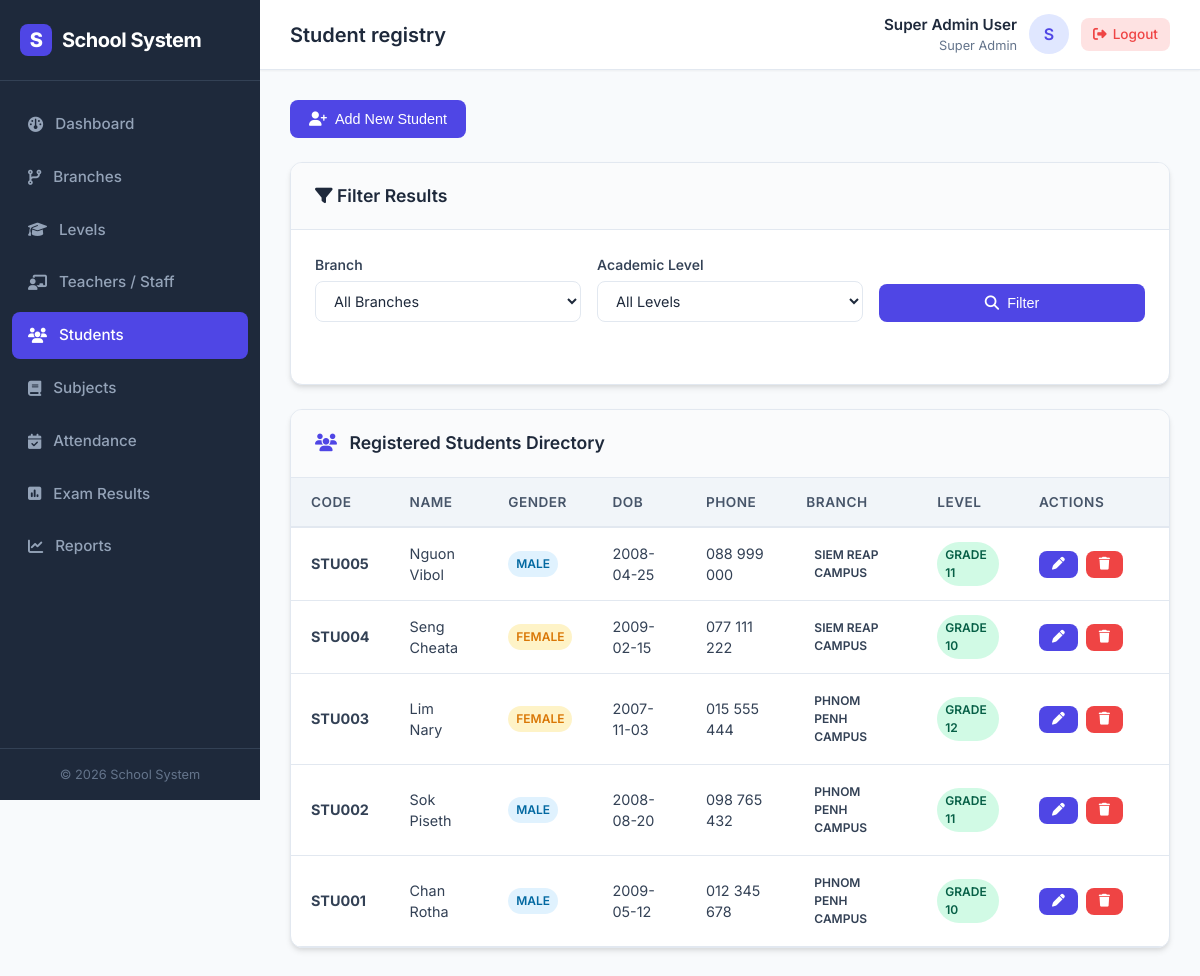
/students.php (signed in), run on the app's committed database.
### tables this page shows
CREATE TABLE IF NOT EXISTS `students` (
    `id` INT AUTO_INCREMENT PRIMARY KEY,
    `student_code` VARCHAR(20) NOT NULL UNIQUE,
    `name` VARCHAR(100) NOT NULL,
    `gender` ENUM('Male', 'Female') NOT NULL,
    `dob` DATE NULL,
    `phone` VARCHAR(20) NULL,
    `branch_id` INT NOT NULL,
    `level_id` INT NOT NULL,
    `created_at` TIMESTAMP DEFAULT CURRENT_TIMESTAMP,
    FOREIGN KEY (`branch_id`) REFERENCES `branches`(`id`) ON DELETE CASCADE,
    FOREIGN KEY (`level_id`) REFERENCES `levels`(`id`) ON DELETE CASCADE
);

CREATE TABLE IF NOT EXISTS `branches` (
    `id` INT AUTO_INCREMENT PRIMARY KEY,
    `name` VARCHAR(100) NOT NULL,
    `address` VARCHAR(255) NULL,
    `phone` VARCHAR(20) NULL,
    `created_at` TIMESTAMP DEFAULT CURRENT_TIMESTAMP
);

CREATE TABLE IF NOT EXISTS `levels` (
    `id` INT AUTO_INCREMENT PRIMARY KEY,
    `name` VARCHAR(50) NOT NULL,
    `description` VARCHAR(255) NULL,
    `created_at` TIMESTAMP DEFAULT CURRENT_TIMESTAMP
);

### students.php (the view, shortened to what this page needs)
<?php
require_once 'header.php';
$edit_student = null;
$where_sql = "";
$students_query = "SELECT s.*, b.name as branch_name, l.name as level_name
                   FROM students s
                   LEFT JOIN branches b ON s.branch_id = b.id
                   LEFT JOIN levels l ON s.level_id = l.id
                   $where_sql
                   ORDER BY s.id DESC";
$students = $conn->query($students_query);
?>
<div style="display: flex; gap: 16px; margin-bottom: 24px;">
    <button class="btn btn-primary" onclick="toggleForm('studentForm')">
        <i class="fa-solid <?php echo $edit_student ? 'fa-user-pen' : 'fa-user-plus'; ?>"></i>
        <?php echo $edit_student ? 'Edit Student: ' . htmlspecialchars($edit_student['name']) : 'Add New Student'; ?>
    </button>
</div>
<div class="card">
    <div class="card-header">
        <h2 class="card-title"><i class="fa-solid fa-filter"></i> Filter Results</h2>
    </div>
    <div class="card-body">
        <form action="students.php" method="GET">
            <div class="form-grid">
                <?php if ($user_role === 'super_admin'): ?>
                    <div class="form-group">
                        <label for="filter_branch">Branch</label>
                        <select id="filter_branch" name="filter_branch" class="form-control">
                            <option value="0">All Branches</option>
                        </select>
                    </div>
                <?php endif; ?>
                <div class="form-group">
                    <label for="filter_level">Academic Level</label>
                    <select id="filter_level" name="filter_level" class="form-control">
                        <option value="0">All Levels</option>
                    </select>
                </div>
                <div class="form-group" style="display: flex; align-items: flex-end;">
                    <button type="submit" class="btn btn-primary" style="width: 100%;">
                        <i class="fa-solid fa-magnifying-glass"></i> Filter
                    </button>
                </div>
            </div>
        </form>
    </div>
</div>
<div class="card">
    <div class="card-header">
        <h2 class="card-title"><i class="fa-solid fa-users" style="color:var(--primary); margin-right:8px;"></i> Registered Students Directory</h2>
    </div>
    <div class="card-body" style="padding: 0;">
        <div class="table-responsive">
            <table class="table">
                <thead>
                    <tr>
                        <th>Code</th>
                        <th>Name</th>
                        <th>Gender</th>
                        <th>DOB</th>
                        <th>Phone</th>
                        <th>Branch</th>
                        <th>Level</th>
                        <th style="width: 150px;">Actions</th>
                    </tr>
                </thead>
                <tbody>
                    <?php if ($students && $students->num_rows > 0): ?>
                        <?php while($row = $students->fetch_assoc()): ?>
                            <tr>
                                <td><strong><?php echo htmlspecialchars($row['student_code']); ?></strong></td>
                                <td><?php echo htmlspecialchars($row['name']); ?></td>
                                <td>
                                    <span class="badge <?php echo $row['gender'] === 'Male' ? 'badge-info' : 'badge-warning'; ?>">
                                        <?php echo htmlspecialchars($row['gender']); ?>
                                    </span>
                                </td>
                                <td><?php echo $row['dob'] ? date('Y-m-d', strtotime($row['dob'])) : 'N/A'; ?></td>
                                <td><?php echo htmlspecialchars($row['phone'] ?? 'N/A'); ?></td>
                                <td><span class="badge badge-secondary"><?php echo htmlspecialchars($row['branch_name'] ?? 'N/A'); ?></span></td>
                                <td><span class="badge badge-success"><?php echo htmlspecialchars($row['level_name'] ?? 'N/A'); ?></span></td>
                                <td>
                                    <div class="action-links">
                                        <a href="students.php?action=edit&id=<?php echo $row['id']; ?>" class="btn btn-primary btn-sm" title="Edit">
                                            <i class="fa-solid fa-pen"></i>
                                        </a>
                                        <a href="students.php?action=delete&id=<?php echo $row['id']; ?>" class="btn btn-danger btn-sm" onclick="return confirmDelete('Are you sure you want to delete this student profile?')" title="Delete">
                                            <i class="fa-solid fa-trash"></i>
                                        </a>
                                    </div>
                                </td>
                            </tr>
                        <?php endwhile; ?>
                    <?php else: ?>
                        <tr>
                            <td colspan="8" style="text-align: center; padding: 24px; color: #64748b;">No students found matching current filters.</td>
                        </tr>
                    <?php endif; ?>
                </tbody>
            </table>
        </div>
    </div>
</div>
<?php
require_once 'footer.php';
?>

### style.css (style rules this page uses)
:root { --primary: #4f46e5; --primary-hover: #4338ca; --primary-light: #e0e7ff; --secondary: #10b981; --secondary-hover: #059669; --danger: #ef4444; --danger-hover: #dc2626; --warning: #f59e0b; --warning-hover: #d97706; --info: #06b6d4; --dark: #1e293b; --dark-light: #334155; --light: #f8fafc; --border: #e2e8f0; --white: #ffffff; --font: 'Inter', -apple-system, BlinkMacSystemFont, "Segoe UI", Roboto, sans-serif; --shadow-sm: 0 1px 2px 0 rgba(0, 0, 0, 0.05); --shadow: 0 4px 6px -1px rgba(0, 0, 0, 0.1), 0 2px 4px -1px rgba(0, 0, 0, 0.06); --shadow-md: 0 10px 15px -3px rgba(0, 0, 0, 0.1), 0 4px 6px -2px rgba(0, 0, 0, 0.05); --radius: 12px; --radius-sm: 8px; --transition: all 0.25s cubic-bezier(0.4, 0, 0.2, 1); }
* { margin: 0; padding: 0; box-sizing: border-box; }
body { font-family: var(--font); background-color: var(--light); color: var(--dark); line-height: 1.5; overflow-x: hidden; }
a { text-decoration: none; color: inherit; }
.card { background-color: var(--white); border-radius: var(--radius); box-shadow: var(--shadow); border: 1px solid var(--border); margin-bottom: 24px; overflow: hidden; }
.card-header { padding: 20px 24px; border-bottom: 1px solid var(--border); display: flex; align-items: center; justify-content: space-between; background-color: #fafbfc; }
.card-title { font-size: 1.1rem; font-weight: 600; color: var(--dark); }
.card-body { padding: 24px; }
.btn { display: inline-flex; align-items: center; justify-content: center; gap: 8px; padding: 10px 18px; font-size: 0.9rem; font-weight: 500; border-radius: var(--radius-sm); cursor: pointer; border: 1px solid transparent; transition: var(--transition); }
.btn-primary { background-color: var(--primary); color: var(--white); }
.btn-danger { background-color: var(--danger); color: var(--white); }
.btn-sm { padding: 6px 12px; font-size: 0.8rem; }
.form-grid { display: grid; grid-template-columns: repeat(auto-fit, minmax(200px, 1fr)); gap: 16px; margin-bottom: 20px; }
.form-group { margin-bottom: 18px; }
.form-group label { display: block; font-size: 0.875rem; font-weight: 550; color: var(--dark-light); margin-bottom: 6px; }
.form-control { width: 100%; padding: 10px 14px; font-size: 0.9rem; font-family: var(--font); color: var(--dark); background-color: var(--white); border: 1px solid var(--border); border-radius: var(--radius-sm); outline: none; transition: var(--transition); }
.table-responsive { width: 100%; overflow-x: auto; }
.table { width: 100%; border-collapse: collapse; text-align: left; }
.table th { padding: 14px 20px; background-color: #f1f5f9; color: #475569; font-size: 0.85rem; font-weight: 600; text-transform: uppercase; letter-spacing: 0.5px; border-bottom: 2px solid var(--border); }
.table td { padding: 14px 20px; border-bottom: 1px solid var(--border); font-size: 0.9rem; color: var(--dark-light); vertical-align: middle; }
.badge { display: inline-flex; align-items: center; padding: 4px 8px; border-radius: 9999px; font-size: 0.75rem; font-weight: 600; text-transform: uppercase; }
.badge-success { background-color: #d1fae5; color: #065f46; }
.badge-warning { background-color: #fef3c7; color: #d97706; }
.badge-info { background-color: #e0f2fe; color: #0369a1; }
.action-links { display: flex; gap: 8px; }

### data on the page
students: student_code "STU005", name "Nguon Vibol", gender "MALE", dob "2008-04-25", phone "088 999 000", branch.name "SIEM REAP CAMPUS", level.name "GRADE 11"
students: student_code "STU004", name "Seng Cheata", gender "FEMALE", dob "2009-02-15", phone "077 111 222", branch.name "SIEM REAP CAMPUS", level.name "GRADE 10"
students: student_code "STU003", name "Lim Nary", gender "FEMALE", dob "2007-11-03", phone "015 555 444", branch.name "PHNOM PENH CAMPUS", level.name "GRADE 12"
students: student_code "STU002", name "Sok Piseth", gender "MALE", dob "2008-08-20", phone "098 765 432", branch.name "PHNOM PENH CAMPUS", level.name "GRADE 11"
students: student_code "STU001", name "Chan Rotha", gender "MALE", dob "2009-05-12", phone "012 345 678", branch.name "PHNOM PENH CAMPUS", level.name "GRADE 10"

### other printed values
$user_name "Super Admin User"
substr($user_name, 0, 1) "S"
